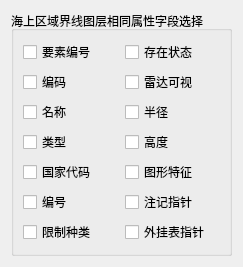
           <widget class="QWidget" name="tab_Layer_O">
            <attribute name="title">
             <string>海上区域界线</string>
            </attribute>
            <layout class="QGridLayout" name="gridLayout_36">
             <item row="0" column="0">
              <widget class="QGroupBox" name="groupBox_O">
               <property name="title">
                <string>海上区域界线图层相同属性字段选择</string>
               </property>
               <layout class="QGridLayout" name="gridLayout_21">
                <item row="0" column="0">
                 <widget class="QCheckBox" name="checkBox_YaoSuBianHao_O">
                  <property name="text">
                   <string>要素编号</string>
                  </property>
                 </widget>
                </item>
                <item row="0" column="1">
                 <widget class="QCheckBox" name="checkBox_CunZaiZhuangTai_O">
                  <property name="text">
                   <string>存在状态</string>
                  </property>
                 </widget>
                </item>
                <item row="1" column="0">
                 <widget class="QCheckBox" name="checkBox_BianMa_O">
                  <property name="text">
                   <string>编码</string>
                  </property>
                 </widget>
                </item>
                <item row="1" column="1">
                 <widget class="QCheckBox" name="checkBox_LeiDaKeShi_O">
                  <property name="text">
                   <string>雷达可视</string>
                  </property>
                 </widget>
                </item>
                <item row="2" column="0">
                 <widget class="QCheckBox" name="checkBox_MingCheng_O">
                  <property name="text">
                   <string>名称</string>
                  </property>
                 </widget>
                </item>
                <item row="2" column="1">
                 <widget class="QCheckBox" name="checkBox_BanJing_O">
                  <property name="text">
                   <string>半径</string>
                  </property>
                 </widget>
                </item>
                <item row="3" column="0">
                 <widget class="QCheckBox" name="checkBox_LeiXing_O">
                  <property name="text">
                   <string>类型</string>
                  </property>
                 </widget>
                </item>
                <item row="3" column="1">
                 <widget class="QCheckBox" name="checkBox_GaoDu_O">
                  <property name="text">
                   <string>高度</string>
                  </property>
                 </widget>
                </item>
                <item row="4" column="0">
                 <widget class="QCheckBox" name="checkBox_GuoJiaDaiMa_O">
                  <property name="text">
                   <string>国家代码</string>
                  </property>
                 </widget>
                </item>
                <item row="4" column="1">
                 <widget class="QCheckBox" name="checkBox_TuXingTeZheng_O">
                  <property name="text">
                   <string>图形特征</string>
                  </property>
                 </widget>
                </item>
                <item row="5" column="0">
                 <widget class="QCheckBox" name="checkBox_BianHao_O">
                  <property name="text">
                   <string>编号</string>
                  </property>
                 </widget>
                </item>
                <item row="5" column="1">
                 <widget class="QCheckBox" name="checkBox_ZhuJiZhiZhen_O">
                  <property name="text">
                   <string>注记指针</string>
                  </property>
                 </widget>
                </item>
                <item row="6" column="0">
                 <widget class="QCheckBox" name="checkBox_XianZhiZhongLei_O">
                  <property name="text">
                   <string>限制种类</string>
                  </property>
                 </widget>
                </item>
                <item row="6" column="1">
                 <widget class="QCheckBox" name="checkBox_WaiGuaBiaoZhiZhen_O">
                  <property name="text">
                   <string>外挂表指针</string>
                  </property>
                 </widget>
                </item>
               </layout>
              </widget>
             </item>
            </layout>
           </widget>
